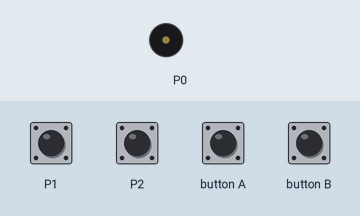
Bench run of a program on a simulated BBC micro:bit running MicroPython. Shown: buzzer (waves = sounding). The test bench sets the inputs (shaded band); at power-on: P1 LOW, P2 LOW.

Above: at 1.2 s.
1.3 s: P1 pulled HIGH for 0.15 s
At 2.94 s:
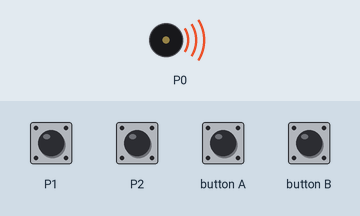
4.3 s: P2 pulled HIGH for 0.15 s
5.9 s: button B pressed for 0.15 s
Timing chart, 0 to 5.9 s (numbered marks = the images above; inputs shaded):
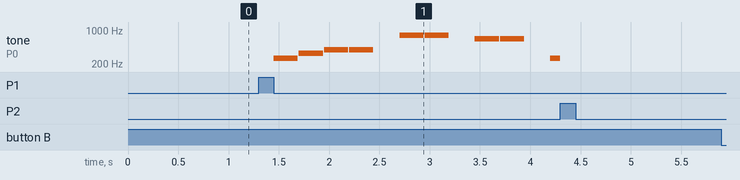

Measured:
- after the input at 1.3 s, tone on P0: plays 262 Hz for 0.24 s, 330 Hz for 0.24 s, 392 Hz for 0.24 s, 392 Hz for 0.24 s, 784 Hz for 0.24 s, 784 Hz for 0.24 s … (9 notes in this stretch), starting after 0.15 s

The program:

Ice_Cream_Truck.py
```python
from microbit import *
import music

GREENSLEEVES = ['A:2', 'C5:4', 'D:2', 'E:3', 'F:1', 'E:2', 'D:4', 'B4:2', 'G:3', 'A:1', 'B:2', 'C5:4', 'A4:2', 'A:3', 'G#:1', 'A:2', 'B:4', 'G#:2', 'E:4', 'A:2', 'C5:4', 'D:2', 'E:3', 'F:1', 'E:2', 'D:4', 'B4:2', 'G:3', 'A:1', 'B:2', 'C5:3', 'B4:1', 'A:2', 'G#:3', 'F#:1', 'G#:2', 'A:4', 'A:2', 'A:6']
POP_WEASEL = ['G:2', 'G:1', 'A:2', 'A:1', 'B', 'D5', 'B4', 'G:3', 'G:2', 'G:1', 'A:2', 'A:1', 'B:3', 'G', 'G:2', 'G:1', 'A:2', 'A:1', 'B', 'D5', 'B4', 'G:3', 'E5:3', 'A4:2', 'C5:1', 'B4:3', 'G']
BLUE_DANUBE = ['C4:2', 'E', 'G', 'G', 'R', 'G5', 'G', 'R', 'E', 'E', 'R', 'C4', 'C', 'E', 'G', 'G', 'R', 'G5', 'G', 'R', 'F', 'F', 'R', 'B3', 'B', 'D4', 'A', 'A', 'R', 'A5', 'A', 'R', 'F', 'F', 'R', 'B3']

while True:
  if button_a.is_pressed():
    music.play(GREENSLEEVES,loop =True,wait=False)
  elif button_b.is_pressed():
    music.play(POP_WEASEL,loop =True,wait=False)
  elif pin1.read_digital():
    music.play(BLUE_DANUBE,loop =True,wait=False)
  elif pin2.read_digital():
    music.stop()
    
```
